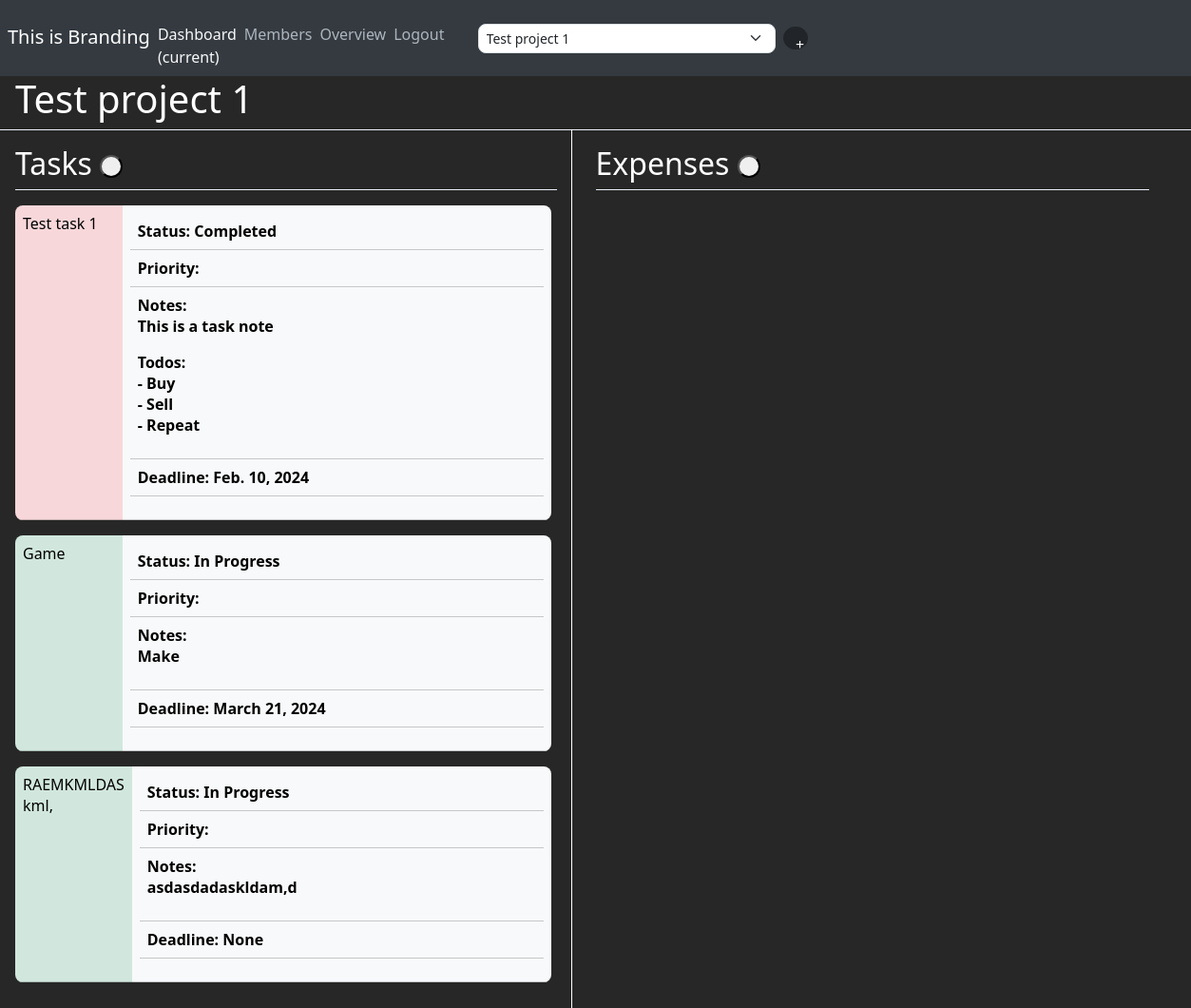
/dashboard/, run on the app's committed database.
### PMApp/models.py (models this page shows, shortened)
class Project(models.Model):
    class Status(models.IntegerChoices):
        ONGOING = 0, _("Ongoing")
        FINISHED = 1, _("Finished")
        ARCHIVED = 2, _("Archived")
    project_id = models.SmallAutoField(primary_key=True)
    project_name = models.CharField(max_length=255)
    project_desc = models.TextField()
    project_start = models.DateField(default=date.today)
    project_end = models.DateField(default=None, blank=True, null=True)
    project_status = models.IntegerField(choices=Status, default=Status.ONGOING)

class Task(models.Model):
    class Status(models.IntegerChoices):
        INPROGRESS = 0, _("In Progress")
        FORREVIEW = 1, _("For Review")
        COMPLETED = 3, _("Completed")
    class Priority(models.TextChoices):
        HIGH = "H", _("High")
        MEDIUM = "M", _("Medium")
        LOW = "L", _("Low")
    task_id = models.SmallAutoField(primary_key=True)
    project = models.ForeignKey(Project, on_delete=models.CASCADE)
    task_name = models.CharField(max_length=255)
    task_notes = models.TextField(blank=True, null=True)
    task_deadline = models.DateField(default=date.today, blank=True, null=True)
    task_status = models.IntegerField(choices=Status, default=Status.INPROGRESS)
    task_priority = models.CharField(max_length=1, choices=Priority)

### PMApp/views.py (the view)
# urls.py: path("dashboard/", views.dashboard, name="dashboard"),
def dashboard(request):
    project_objs = Project.objects.all()
    try:
        project_id = request.session["current_project_id"]
        project_obj = Project.objects.get(project_id=project_id)
    except:
        project_obj = project_objs[0]
        project_id = project_obj.project_id
        request.session["current_project_id"] = project_id
    task_objs = Task.objects.filter(project_id=project_id)
    expense_objs = Expense.objects.filter(project_id=project_id)
    return render(request,
                  "dashboard.html",
                  {"project": project_obj, "tasks": task_objs, "expenses": expense_objs})

### PMApp/context_processors.py (called while the page is built)
def projects_processor(request):
    projects = Project.objects.all()
    return {"projects": projects}

### PMApp/templates/dashboard.html (shortened to what this page needs)
{% extends 'base.html' %}
{% block navbar %}
    <ul class="navbar-nav mt-3">
      <li class="navbar-item"><a class="navbar-brand ms-2 me-2" style="color: FFFFFF; text-decoration: none;">This is Branding</a></li>
      <li class="navbar-item"><a class="me-2" style="color: F8F9FA; text-decoration: none;" href="{% url 'dashboard' %}">Dashboard (current)</a></li>
      <li class="navbar-item"><a class="me-2" style="color: ADB5BD; text-decoration: none;" href="{% url 'view_members' %}">Members</a></li>
      <li class="navbar-item"><a class="me-2" style="color: ADB5BD; text-decoration: none;" href="{% url 'view_project' %}">Overview</a></li>
      <li><a class="mr-2" style="color: ADB5BD; text-decoration: none;" href="">Logout</a></li>
    </ul>
{% endblock %}
{% block content %}
    <h1 class="ms-3" style="color: WHITE;">{{ project.project_name }}</h1>
    <div class="mb-3" style="height: 1px; background-color: #EAEFF5"></div>
    <div id="tasksList">
      <h2 class="ms-3"style="color: WHITE">
        Tasks
        <button id="tasksCreateBtn" class="rounded-5 overflow-hidden" style="width: 24px; height: 24px; text-align: center;" onclick="toggleForm('tasks')"></button>
      </h2>
      <div class="mb-3 ms-3" style="height: 1px; width: 91%; background-color: #EAEFF5"></div>
      {% for task in tasks %}
      <table id="taskTable{{forloop.counter}}" class="table ms-3 rounded-3 overflow-hidden" style="width: 90%;">
          <tr>
            <td>{{ task.task_name }}</td>
            <td class="table table-light" style="width:80%">
              <table style="text-align: left;" class="table table-light">
                <tr>
                  <th>Status: {{ task.get_task_status_display}} </th>
                </tr>
                <tr>
                  <th>Priority: {{ task.get_task_priority_displays}} </th>
                </tr>
                <tr>
                  <th>Notes: {{ task.task_notes|linebreaks }} </th>
                </tr>
                <tr>
                  <th>Deadline: {{ task.task_deadline }} </th>
                </tr>
              </table>
            </td>
          </tr>
      </table>
      {% endfor %}
    </div>
    <div id="expensesList">
      <h2  style="color: WHITE;">
        Expenses
        <button id="expensesCreateBtn" class="rounded-5 overflow-hidden" style="width: 24px; height: 24px;" onclick="toggleForm('expenses')"></button>
      </h2>
        <div class="mb-3" style="height: 1px; width: 93%; background-color: #EAEFF5"></div>
    </div>
{% endblock %}

### PMApp/templates/base.html (shortened to what this page needs)
{% load static %}
<html>
<head>
    <link rel="stylesheet" href="{% static 'custom.css' %}">
    <link rel="stylesheet" href="{% static '/bootstrap/css/bootstrap.min.css' %}">
</head>
<body style="background-color: 272727">
  <div style="background-color: 343A40">
    <nav class="navbar navbar-expand-lg">
        {% block navbar %}
        {% endblock %}
      <div class="col-4">
        <div class="navbar justify-content-center">
          <select class="form-select form-select-sm me-2 rounded-3 overflow-hidden" style="display: absolute; align: right; width: 75%;" name="project_selector" id="project_selector">
          {% for project in projects %}
              <option value="{{ project.project_id }}" {% if project.project_id == request.session.current_project_id %}selected{% endif %}>{{ project.project_name }}</option>
          {% endfor %}
          </select>
          <a href="{% url 'create_project' %}">
              <button class="btn btn-dark rounded-5 overflow-hidden" style="height: 24px; width:24px;">+</button>
          </a>
        </div>
      </div>
    </nav>
  </div>
    <div class="body">
        {% block content %}
        {% endblock %}
    </div>
</body>
</html>

### PMApp/static/custom.css (style rules this page uses)
#tasksList { float: left; width: 50%; }
#expensesList { float: right; width: 50%; }

### data on the page
Project: project_name "Test project 1"
Task: task_name "Test task 1", task_status "Completed", task_notes "This is a task note Todos: - Buy - Sell - Repeat", task_deadline "Feb. 10, 2024"
Task: task_name "Game", task_status "In Progress", task_notes "Make", task_deadline "March 21, 2024"
Task: task_name "RAEMKMLDAS kml,", task_status "In Progress", task_notes "asdasdadaskldam,d", task_deadline "None"

### other printed values
form field project_selector "Test project 1"
